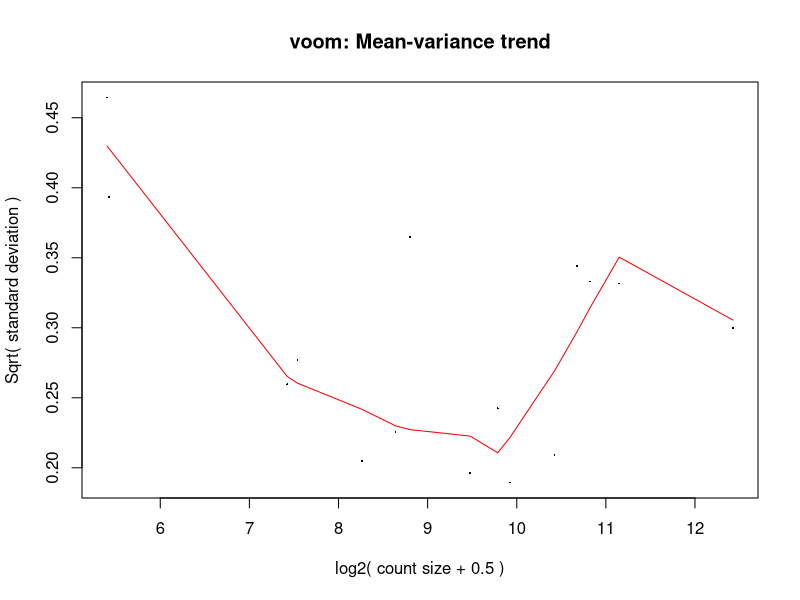
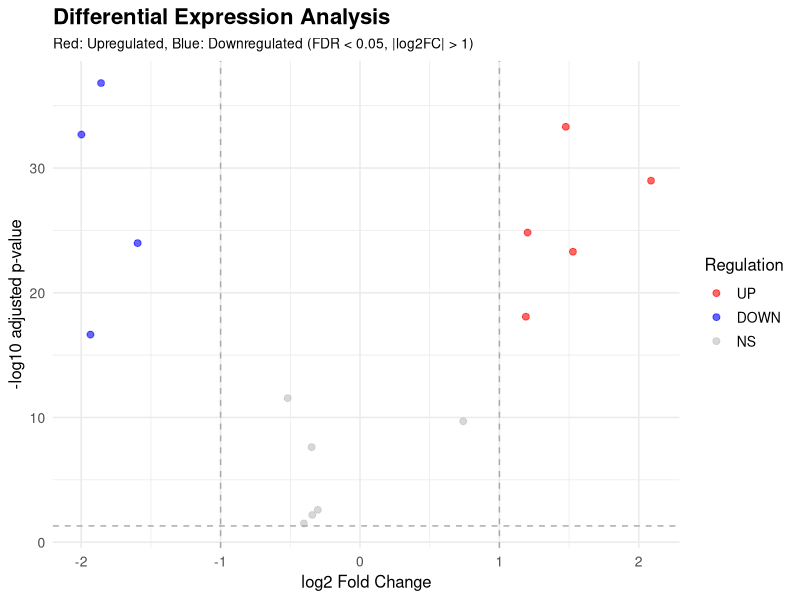
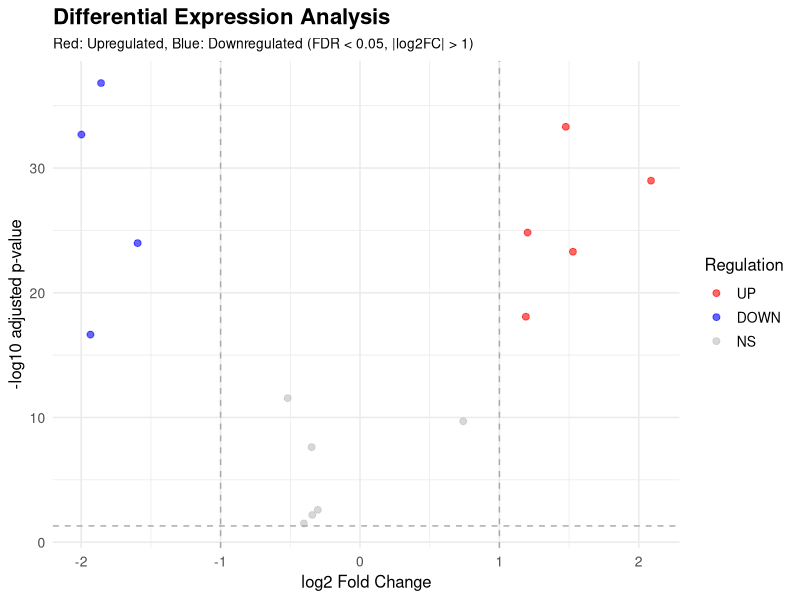

Write R code to recreate these figures, in order.
# Load required libraries
library(limma)
library(edgeR)
library(ggplot2)
library(dplyr)

# Read data
counts <- read.csv("data/counts.csv", row.names=1)
metadata <- read.csv("data/metadata.csv", row.names=1)

# Create DGEList object
dge <- DGEList(counts = counts)

# Filter low expression genes
keep <- filterByExpr(dge, group=metadata$condition)
dge <- dge[keep, ]

# Calculate normalization factors
dge <- calcNormFactors(dge)

# Create design matrix
design <- model.matrix(~condition, data=metadata)

# Convert counts to log2-CPM with associated weights
v <- voom(dge, design, plot=TRUE)

# Fit linear model
fit <- lmFit(v, design)
fit <- eBayes(fit)

# Get results
results <- topTable(fit, coef=2, n=Inf)
results$gene_id <- rownames(results)

# Add regulation status column
results$regulation <- "NS"  # Non-significant
results$regulation[results$adj.P.Val < 0.05 & results$logFC > 1] <- "UP"
results$regulation[results$adj.P.Val < 0.05 & results$logFC < -1] <- "DOWN"

# Convert regulation to factor with specific order
results$regulation <- factor(results$regulation, levels = c("UP", "DOWN", "NS"))

ggplot(results, aes(x=logFC, y=-log10(adj.P.Val), color=regulation)) +
  geom_point(alpha=0.6, size=2) +
  theme_minimal(base_size = 12) +
  scale_color_manual(values=c("UP"="red", "DOWN"="blue", "NS"="grey")) +
  geom_hline(yintercept = -log10(0.05), linetype="dashed", color="darkgrey") +
  geom_vline(xintercept = c(-1, 1), linetype="dashed", color="darkgrey") +
  labs(title="Differential Expression Analysis",
       subtitle="Red: Upregulated, Blue: Downregulated (FDR < 0.05, |log2FC| > 1)",
       x="log2 Fold Change",
       y="-log10 adjusted p-value",
       color="Regulation") +
  theme(
    plot.title = element_text(size=16, face="bold"),
    plot.subtitle = element_text(size=10),
    legend.position = "right",
    legend.title = element_text(size=12),
    legend.text = element_text(size=10),
    axis.title = element_text(size=12),
    axis.text = element_text(size=10)
  )


# Create enhanced volcano plot
dir.create("results", showWarnings = FALSE)
pdf("results/volcano_plot.pdf", width=10, height=8)
ggplot(results, aes(x=logFC, y=-log10(adj.P.Val), color=regulation)) +
  geom_point(alpha=0.6, size=2) +
  theme_minimal(base_size = 12) +
  scale_color_manual(values=c("UP"="red", "DOWN"="blue", "NS"="grey")) +
  geom_hline(yintercept = -log10(0.05), linetype="dashed", color="darkgrey") +
  geom_vline(xintercept = c(-1, 1), linetype="dashed", color="darkgrey") +
  labs(title="Differential Expression Analysis",
       subtitle="Red: Upregulated, Blue: Downregulated (FDR < 0.05, |log2FC| > 1)",
       x="log2 Fold Change",
       y="-log10 adjusted p-value",
       color="Regulation") +
  theme(
    plot.title = element_text(size=16, face="bold"),
    plot.subtitle = element_text(size=10),
    legend.position = "right",
    legend.title = element_text(size=12),
    legend.text = element_text(size=10),
    axis.title = element_text(size=12),
    axis.text = element_text(size=10)
  )
dev.off()


# Save results
write.csv(results, "results/deg_results.csv")

# Print summary
cat("\nDifferential Expression Analysis Summary:\n")
cat("Total genes analyzed:", nrow(results), "\n")
cat("Significantly DE genes (FDR < 0.05, |log2FC| > 1):", sum(results$regulation != "NS"), "\n")
cat("  - Upregulated:", sum(results$regulation == "UP"), "\n")
cat("  - Downregulated:", sum(results$regulation == "DOWN"), "\n")
